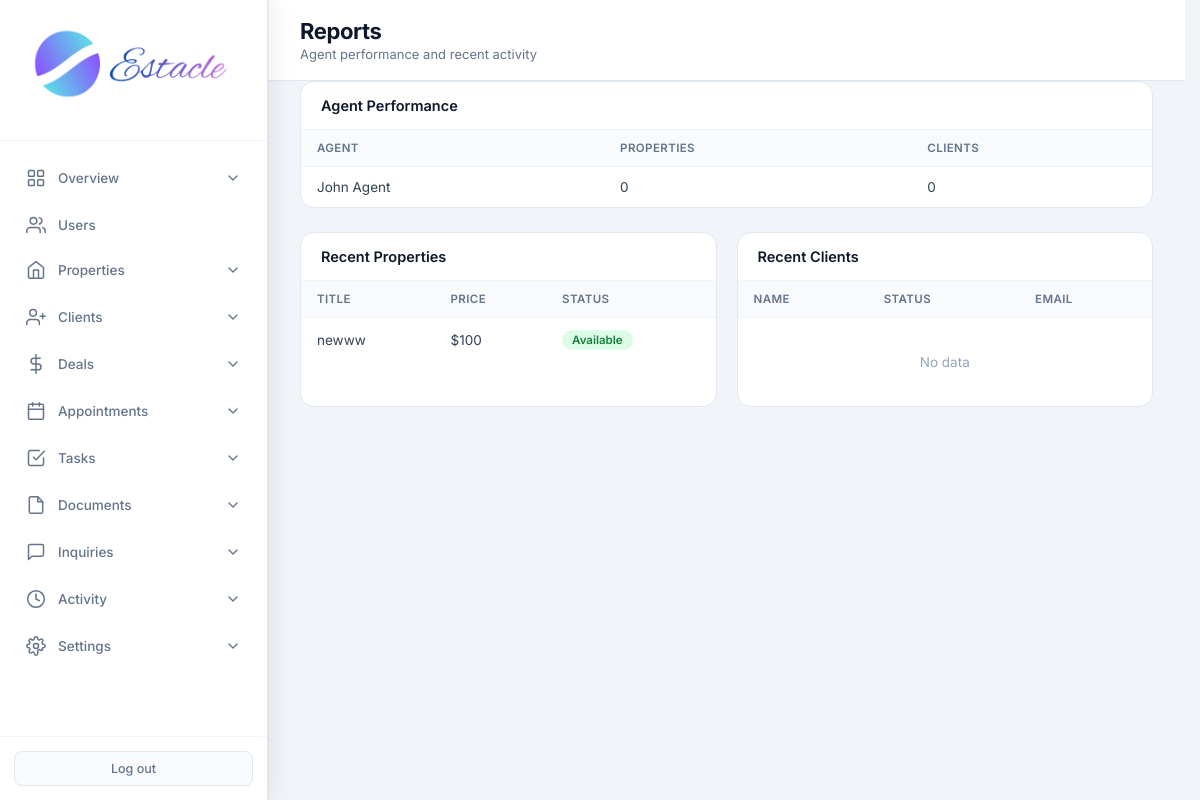
The page /admin/reports (signed in) on the database as committed earlier.
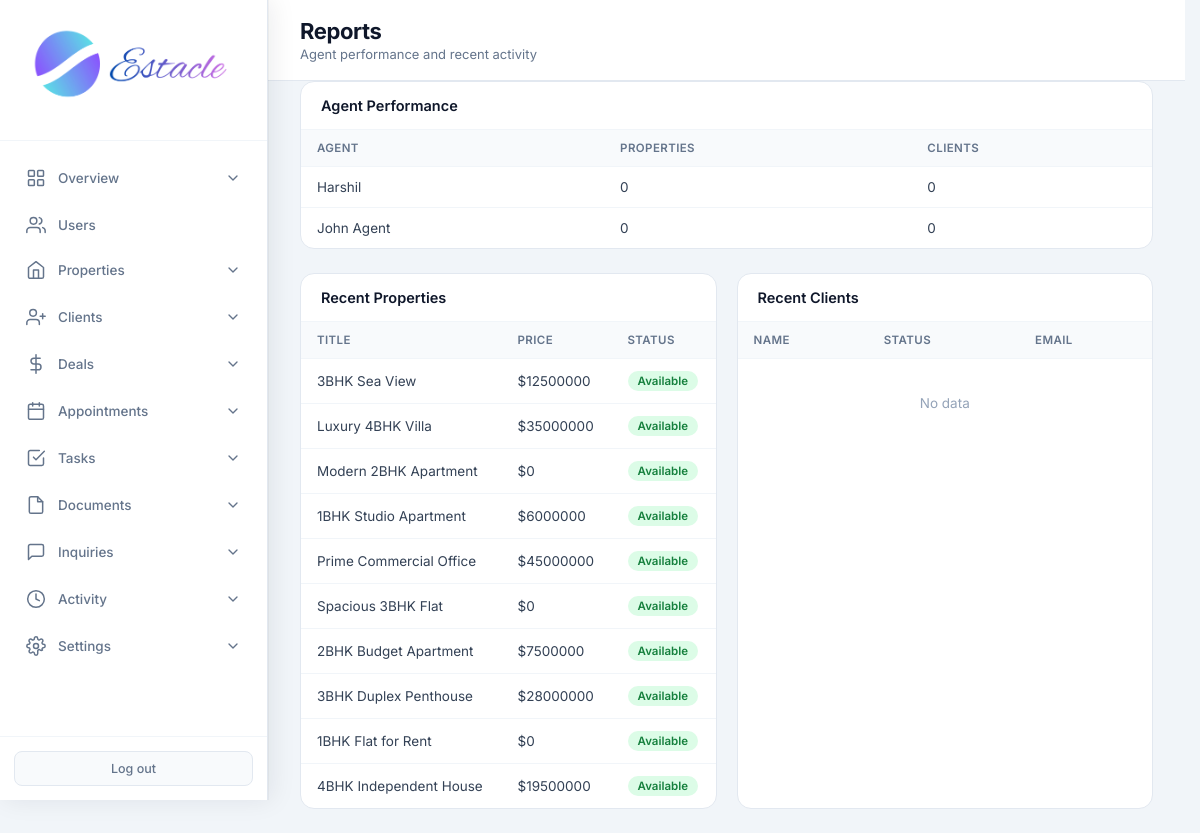
The same page on the database as committed later.
### tables this page shows
CREATE TABLE users (
            id INTEGER PRIMARY KEY AUTOINCREMENT,
            email TEXT UNIQUE NOT NULL,
            password TEXT NOT NULL,
            full_name TEXT NOT NULL,
            role TEXT NOT NULL CHECK(role IN ('admin', 'agent', 'customer')),
            phone TEXT,
            created_at TIMESTAMP DEFAULT CURRENT_TIMESTAMP,
            is_active INTEGER DEFAULT 1
        , avatar TEXT, last_seen TIMESTAMP, job_title TEXT, department TEXT, employee_id TEXT, license_no TEXT, commission_rate REAL, alt_phone TEXT, address TEXT, city TEXT, state TEXT, country TEXT, postal_code TEXT, notes TEXT, hire_date TEXT, timezone TEXT);

CREATE TABLE properties (
            id INTEGER PRIMARY KEY AUTOINCREMENT,
            title TEXT NOT NULL,
            description TEXT,
            price REAL NOT NULL,
            property_type TEXT NOT NULL,
            status TEXT DEFAULT 'available',
            address TEXT,
            city TEXT,
            state TEXT,
            zip_code TEXT,
            bedrooms INTEGER,
            bathrooms REAL,
            area_sqft REAL,
            agent_id INTEGER,
            created_at TIMESTAMP DEFAULT CURRENT_TIMESTAMP, category TEXT DEFAULT "sale", listing_type TEXT DEFAULT "sale", floor TEXT, carpet_area REAL, furnishing TEXT, parking TEXT, amenities TEXT, seller_name TEXT, seller_phone TEXT, monthly_rent REAL, security_deposit REAL, maintenance REAL, per_sqft REAL, latitude TEXT, longitude TEXT, photos TEXT, year_built TEXT, facing TEXT, videos TEXT,
            FOREIGN KEY (agent_id) REFERENCES users (id)
        );

### routes/admin.py (the view)
@admin.route('/admin/reports')
@login_required
@role_required('admin')
def admin_reports():
    db = get_db()
    recent_props = db.execute('SELECT id, title, price, status, city, created_at FROM properties ORDER BY created_at DESC LIMIT 10').fetchall()
    recent_clients = db.execute('SELECT id, full_name, status, email, created_at FROM clients ORDER BY created_at DESC LIMIT 10').fetchall()
    agents = db.execute("""
        SELECT u.id, u.full_name,
               (SELECT COUNT(*) FROM properties WHERE agent_id = u.id) as prop_count,
               (SELECT COUNT(*) FROM clients WHERE agent_id = u.id) as client_count
        FROM users u WHERE u.role = 'agent' ORDER BY u.full_name
    """).fetchall()
    return render_template('admin_reports.html', recent_props=recent_props, recent_clients=recent_clients, agents=agents)

### core/db.py (called while the page is built)
def get_db():
    if 'db' not in g:
        g.db = sqlite3.connect(current_app.config['DATABASE'])
        g.db.row_factory = sqlite3.Row
    return g.db

### core/helpers.py (called while the page is built)
def login_required(f):
    @wraps(f)
    def decorated_function(*args, **kwargs):
        if 'user_id' not in session:
            flash('Please log in to access this page.', 'warning')
            return redirect(url_for('auth.login'))
        return f(*args, **kwargs)
    return decorated_function

def role_required(*roles):
    def decorator(f):
        @wraps(f)
        def decorated_function(*args, **kwargs):
            if 'user_id' not in session:
                flash('Please log in to access this page.', 'warning')
                return redirect(url_for('auth.login'))
            if session.get('role') not in roles:
                flash('You do not have permission to access this page.', 'danger')
                return redirect(url_for('auth.role_redirect'))
            return f(*args, **kwargs)
        return decorated_function
    return decorator

### templates/admin_reports.html (shortened to what this page needs)
<!DOCTYPE html>
<html lang="en">
<head>
    <link rel="stylesheet" href="{{ url_for('static', filename='css/admin.css') }}">
</head>
<body>
<div class="app-layout">
    {% set active = 'reports' %}
    {% include 'partials/admin_sidebar.html' %}
    <main class="main-content">
        <header class="top-bar">
            <div>
                <h1 class="page-title">Reports</h1>
                <p class="page-subtitle">Agent performance and recent activity</p>
            </div>
        </header>
        <div class="panel full">
            <div class="panel-header"><h2>Agent Performance</h2></div>
            <div class="table-wrap">
                <table>
                    <thead><tr><th>Agent</th><th>Properties</th><th>Clients</th></tr></thead>
                    <tbody>
                    {% for a in agents %}
                    <tr>
                        <td>{{ a.full_name }}</td>
                        <td>{{ a.prop_count }}</td>
                        <td>{{ a.client_count }}</td>
                    </tr>
                    {% else %}
                    <tr><td colspan="3" class="empty">No agents yet</td></tr>
                    {% endfor %}
                    </tbody>
                </table>
            </div>
        </div>
        <div class="panels-row">
            <div class="panel">
                <div class="panel-header"><h2>Recent Properties</h2></div>
                <div class="table-wrap">
                    <table>
                        <thead><tr><th>Title</th><th>Price</th><th>Status</th></tr></thead>
                        <tbody>
                        {% for p in recent_props %}
                        <tr>
                            <td>{{ p.title }}</td>
                            <td>${{ "%.0f"|format(p.price) }}</td>
                            <td><span class="badge badge-{{ p.status }}">{{ p.status }}</span></td>
                        </tr>
                        {% else %}
                        <tr><td colspan="3" class="empty">No data</td></tr>
                        {% endfor %}
                        </tbody>
                    </table>
                </div>
            </div>
            <div class="panel">
                <div class="panel-header"><h2>Recent Clients</h2></div>
                <div class="table-wrap">
                    <table>
                        <thead><tr><th>Name</th><th>Status</th><th>Email</th></tr></thead>
                        <tbody>
                        {% for c in recent_clients %}
                        <tr>
                            <td>{{ c.full_name }}</td>
                            <td><span class="badge badge-{{ c.status }}">{{ c.status }}</span></td>
                            <td>{{ c.email or '—' }}</td>
                        </tr>
                        {% else %}
                        <tr><td colspan="3" class="empty">No data</td></tr>
                        {% endfor %}
                        </tbody>
                    </table>
                </div>
            </div>
        </div>
    </main>
</div>
</body>
</html>

Rows that differ between the two databases and show on the page:
no longer on this page (row unchanged): properties: title "newww", price "100", status "Available"
added users: full_name "Harshil", prop_count "0", client_count "0"
added properties: title "3BHK Sea View", price "12500000", status "Available"
added properties: title "Luxury 4BHK Villa", price "35000000", status "Available"
added properties: title "Modern 2BHK Apartment", price "0", status "Available"
added properties: title "1BHK Studio Apartment", price "6000000", status "Available"
added properties: title "Prime Commercial Office", price "45000000", status "Available"
added properties: title "Spacious 3BHK Flat", price "0", status "Available"
added properties: title "2BHK Budget Apartment", price "7500000", status "Available"
added properties: title "3BHK Duplex Penthouse", price "28000000", status "Available"
added properties: title "1BHK Flat for Rent", price "0", status "Available"
added properties: title "4BHK Independent House", price "19500000", status "Available"
